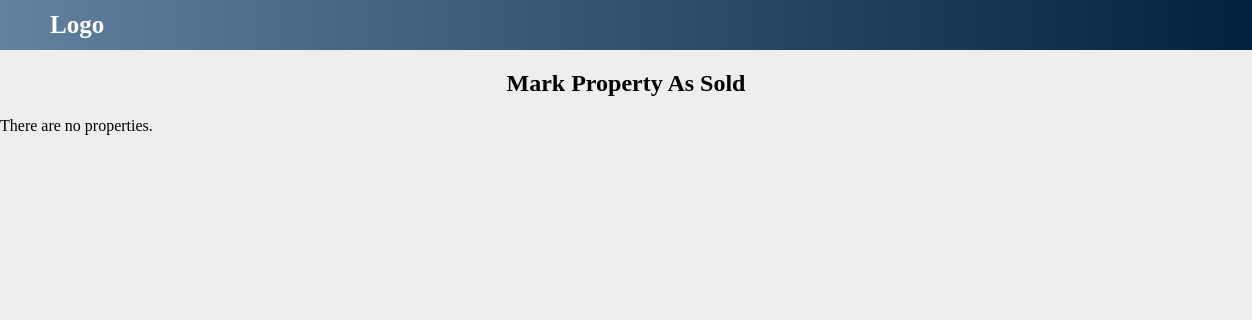
The app's page /real-estate-db/sellProperty.php, older data.
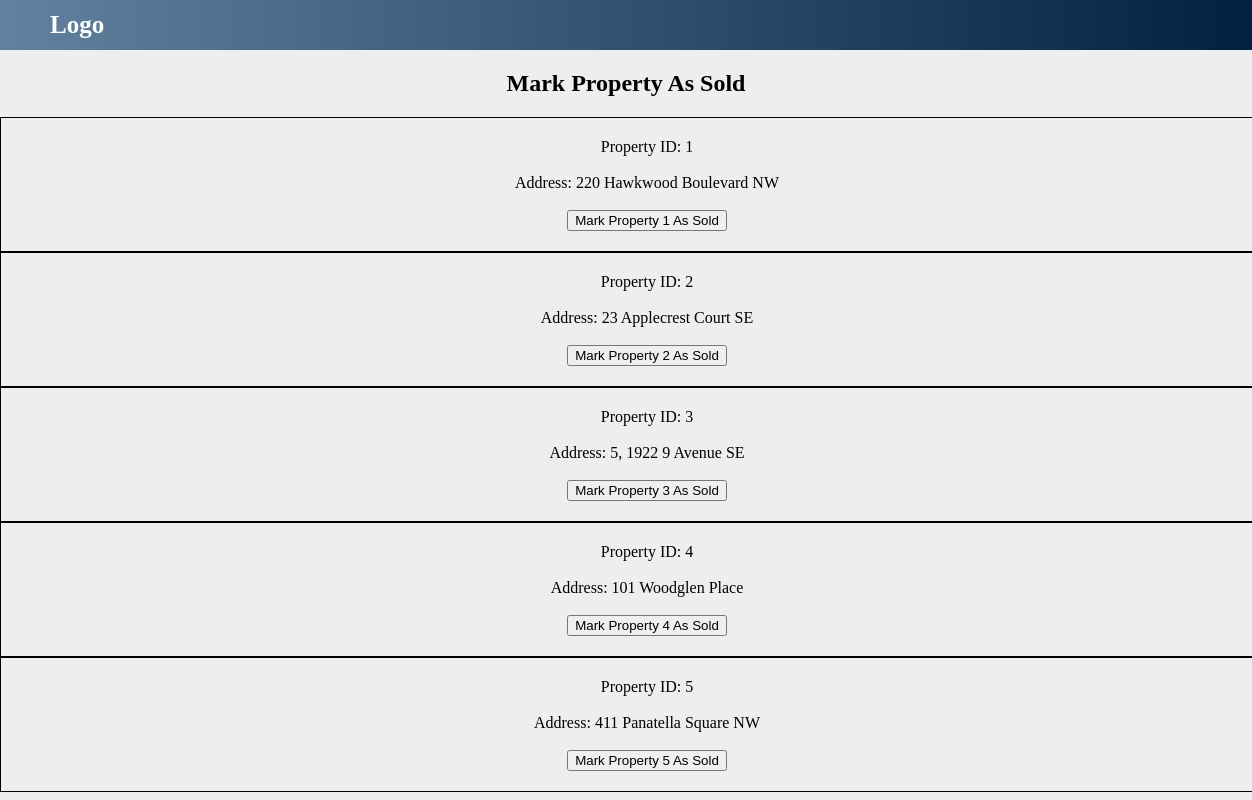
The same page, newer data.
### tables this page shows
CREATE TABLE `property` (
  `Property_ID` int(11) NOT NULL,
  `Address` varchar(50) NOT NULL,
  `Neighbourhood` varchar(50) NOT NULL,
  `City` varchar(50) NOT NULL,
  `Zip_Code` varchar(32) NOT NULL,
  `Estimated_Value` int(11) NOT NULL,
  `Square_Footage` int(11) NOT NULL,
  `Num_Beds` int(11) NOT NULL,
  `Num_Baths` int(11) NOT NULL,
  `S_Email` varchar(50) NOT NULL
);

### real-estate-db/sellProperty.php (the view, shortened to what this page needs)
<?php
    include("connection.php");
?>
<!DOCTYPE html>
<html>
<head>
	<link rel="stylesheet" type="text/css" href="style.css"/>
</head>
<body>
    <div class="grad">
		<h1 class="logo"> Logo </h1>
	</div>
    <div>
		<h2><center>Mark Property As Sold</center></h2>
	</div>
    <form method="post" action="">
<?php
    $query = "select * from property";
    $result = mysqli_query($conn, $query);
    if ($result) {
        if (mysqli_num_rows($result) > 0) {
            while($listing_data = mysqli_fetch_assoc($result)){ ?>
                <div class="meeting_div">
                    Property ID: <?php echo $listing_data['Property_ID'];?></br></br>
                    Address: <?php echo $listing_data['Address'];?></br></br>
                    <input type="submit" name="sell" value="<?php echo "Mark Property " . $listing_data['Property_ID'] . " As Sold";?>">
                </div>
            <?php }
        } else {
            echo "There are no properties.";
        }
    } else {
        echo "There was an error loading the properties.";
    }
?>
    </form>
</body>
</html>

Row changes from the older to the newer data that the page shows:
added property: Property_ID "1", Address "220 Hawkwood Boulevard NW", sell "Mark Property 1 As Sold"
added property: Property_ID "2", Address "23 Applecrest Court SE", sell "Mark Property 2 As Sold"
added property: Property_ID "3", Address "5, 1922 9 Avenue SE", sell "Mark Property 3 As Sold"
added property: Property_ID "4", Address "101 Woodglen Place", sell "Mark Property 4 As Sold"
added property: Property_ID "5", Address "411 Panatella Square NW", sell "Mark Property 5 As Sold"
Text that changed along with them:
text no longer shown: "There are no properties."
